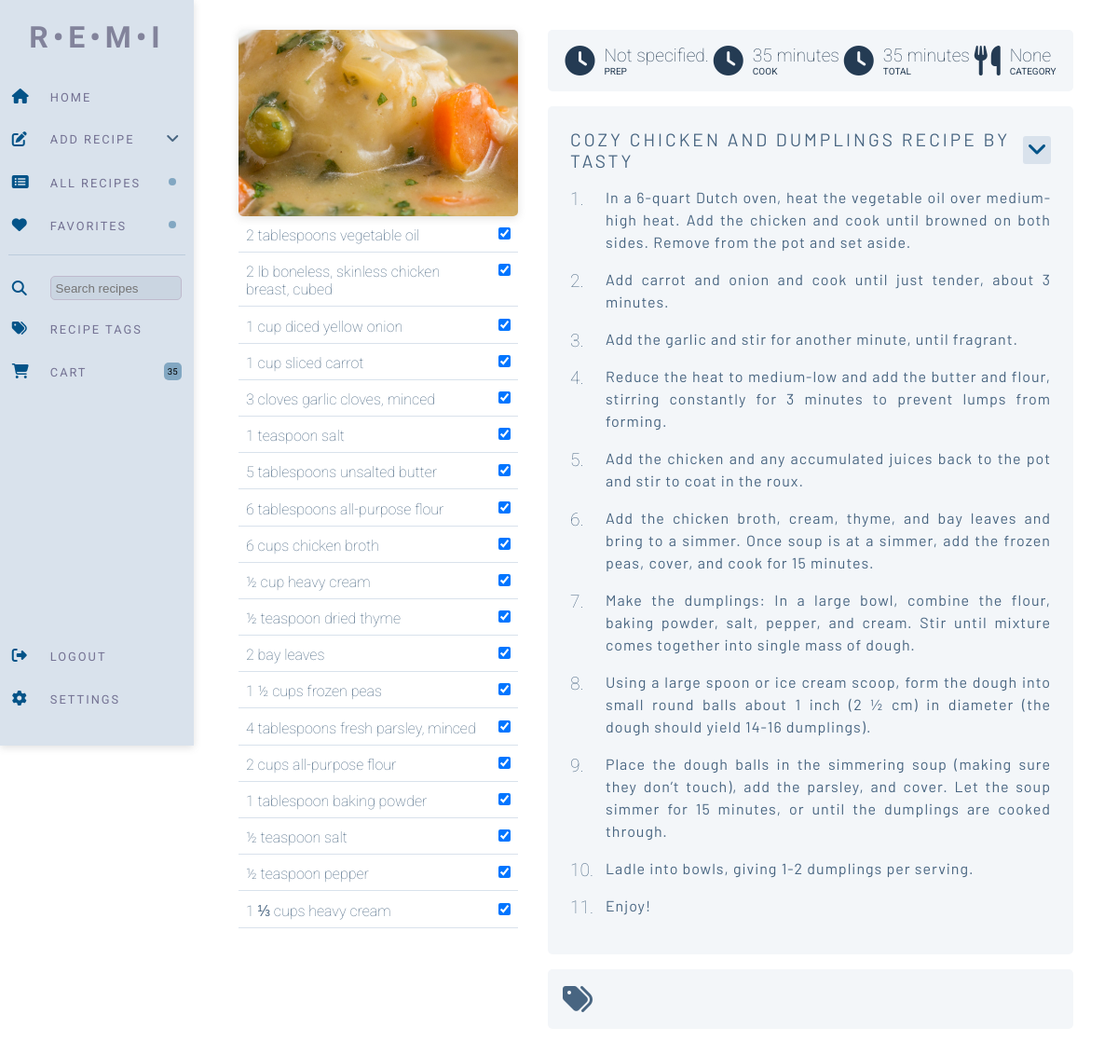
The page /random_recipe (signed in) on the database its author committed.
### website/models.py (models this page shows)
class Recipe(db.Model):
    id = db.Column(db.Integer, primary_key=True)
    uuid = db.Column(db.Integer, primary_key=False)
    username = db.Column(db.Integer, db.ForeignKey('user.id'))
    recipe_name = db.Column(db.String(200))
    prep_time = db.Column(db.Integer, primary_key=False)
    cook_time = db.Column(db.Integer, primary_key=False)
    total_time = db.Column(db.Integer, primary_key=False)
    ingredients = db.Column(db.String())
    servings = db.Column(db.String())
    ingredients_quantity = db.Column(db.String())
    ingredients_measurement = db.Column(db.String())
    instructions = db.Column(db.String())
    instructions_json = db.Column(db.String())
    original_url = db.Column(db.String())
    date_parsed = db.Column(db.String())
    image = db.Column(db.String())
    favorite = db.Column(db.Boolean, default=False)
    category = db.Column(db.String())
    ingredient_list = db.relationship('Ingredients')
    tags = db.relationship('Tag', secondary=recipe_tag, backref='recipe')

class Ingredients(db.Model):
    id = db.Column(db.Integer, primary_key=True)
    uuid = db.Column(db.Integer, primary_key=False)
    recipe = db.Column(db.Integer, db.ForeignKey('recipe.uuid'))
    ingredient = db.Column(db.String())
    ing_type = db.Column(db.String(), default="misc")
    ing_display = db.Column(db.String(), default="Misc.")

### website/views.py (the view, shortened to what this page needs)
@views.route('/random_recipe', methods=['POST', 'GET'])
@login_required
def random_recipe():
    shopping_list = ShoppingList.query.filter_by(username=current_user.id).count()
    recipe = Recipe.query.filter_by(username=current_user.id).group_by(func.random()).first()
    ingredients = Ingredients.query.filter_by(uuid=recipe.uuid).all()
    instructions_json = json.loads(recipe.instructions_json)
    return render_template("view_recipe.html", recipe=recipe, ingredients=ingredients, user=current_user,
                           shopping_list=shopping_list, view_id=recipe.uuid, instructions_json=instructions_json)

### website/__init__.py (called while the page is built)
def create_app():
    app = Flask(__name__)
    app.config['SECRET_KEY'] = 'sdf897sdf987'
    app.config['SQLALCHEMY_DATABASE_URI'] = f'sqlite:///{DB_NAME}'
    db.init_app(app)
    migrate.init_app(app, db)
    from .views import views
    from .auth import auth
    app.register_blueprint(views, url_prefix='/')
    app.register_blueprint(auth, url_prefix='/')
    from .models import User, Recipe
    with app.app_context():
        db.create_all()
    login_manager = LoginManager()
    login_manager.login_view = 'auth.login'
    login_manager.init_app(app)
    @login_manager.user_loader
    def load_user(id):
        return User.query.get(int(id))
    return app

### website/templates/view_recipe.html (shortened to what this page needs)
{% extends "base.html" %}  {% block content %}
<form method="POST">
<div class="view-recipe">
  <div class="ingredient-list">
    <img
    class="instruction-img"
    src="{{ url_for('static', filename='images/' + recipe.image) }}"
  />
    {% for ingredient in ingredients %}
    <div class="ingredient-wrapper">
      <div class="ingredient">
        {{ ingredient.ingredient }}<input
      </div>
      <div class="ingredient-check">
        <input
          type="checkbox"
          value="{{ ingredient.ingredient }}"
          id="ingredients"
          name="ingredients"
          checked
        />
      </div>
    </div>
    {% endfor %}
  </div>
  <div class="recipe-instructions">
    <div class="information-wrapper">
          <div class="recipe-icons">
            <i class="fa-solid fa-clock fa-2x"></i>
            <p>{{ recipe.prep_time }}</p>
            <span class="stat-title">Prep</span>
          </div>
          <div class="recipe-icons">
            <i class="fa-solid fa-clock fa-2x"></i>
            <p>{{ recipe.cook_time }}</p>
            <span class="stat-title">Cook</span>
          </div>
          <div class="recipe-icons">
            <i class="fa-solid fa-clock fa-2x"></i>
            <p>{{ recipe.total_time }}</p>
            <span class="stat-title">Total</span>
          </div>
          <div class="recipe-icons">
            <i class="fa-solid fa-utensils fa-2x"></i>
            <p>{{ recipe.category }}</p>
            <span class="stat-title">Category</span>
          </div>
    </div>
    <div class="recipe-grid-wrapper">
      <div class="recipe-menu-wrapper">
        <div class="recipe-title">{{ recipe.recipe_name }}</div>
        <div class="recipe-dropdown">
          <div class="recipe-menu" onclick="menutoggle()">
            <i class="fa-solid fa-angle-down fa-xl"></i>
          </div>
        </div>
      </div>
      {% for key,value in instructions_json.items() %}
      <div class="counter"><span class="number">{{ loop.index }}.</span></div>
      <div class="step">{{ value }}</div>
      {% endfor %}
    </div>
    <div class="tags-wrapper">
      <div class="tag-icon"><i class="fa-solid fa-tags fa-2x"></i></div>
    </div>
  </div>
</div>
</form>
{% endblock %}

### website/static/css/index.css (style rules this page uses)
* { margin: 0; padding: 0; box-sizing: border-box; }
body { position: relative; }
:root { --nav-background: #D9E2EC; --main-background: white; --logo-color: rgba(49, 41, 77, 0.512); --nav-items-color: #486581; --nav-icon-color: #035388; --nav-items-hover: #BCCCDC; --nav-text-color: rgba(68, 60, 104, 0.678); --search-input-color: #c1cdda92; --pill-background: #31719b85; --recipe-card-background: #F0F4F8; --primary-button: #035388; --secondary-button: #D9E2EC; --recipe-tag-background: #f0f4f8e5; --instructions-background: #f0f4f8c7; --modal-delete: #AB091E; }
.view-recipe { display: grid; grid-template-columns: 300px 1fr; gap: 2rem; margin: 2rem; margin-left: 3rem; margin-right: 3rem; }
.ingredient-list { display: flex; gap: .2rem; flex-direction: column; }
.ingredient-wrapper { display: grid; grid-template-columns: 1fr auto; border-bottom: 1px solid; border-color: #D9E2EC; }
.ingredient { font-family: 'Roboto', sans-serif; color: var(--nav-items-color); font-weight: 100; padding: .5rem; }
.ingredient-check { padding: .5rem; }
.recipe-instructions { display: flex; flex-direction: column; gap: 1rem; }
.recipe-grid-wrapper { background-color: var(--instructions-background); border-radius: 5px; padding: 1.5rem; display: grid; grid-template-columns: auto 1fr; grid-auto-flow: row; }
.instruction-img { width: 100%; height: 200px; object-fit: cover; border-radius: 5px; box-shadow: rgba(99, 99, 99, 0.2) 0px 2px 8px 0px; }
.recipe-menu-wrapper { display: grid; grid-template-columns: 1fr auto; gap: .5rem; width: 100%; grid-column: 1 / span 2; align-items:center; justify-content: end; margin-bottom: 1rem; position: relative; }
.recipe-menu { background-color: var(--nav-background); color: var(--nav-icon-color); border-radius: 3px; width: 30px; height: 30px; display: grid; align-items: center; justify-content: center; }
.recipe-title { font-family: 'Barlow', sans-serif; text-transform: uppercase; letter-spacing: 3px; font-size: 1.2rem; color: var(--nav-items-color); }
.counter { padding: 0; font-family: 'Roboto', sans-serif; color: var(--nav-items-color); font-size: 1.2rem; font-weight: 100; margin-right: .8rem; margin-top: 2px; }
.step { padding: 0; font-family: 'Barlow', sans-serif; color: var(--nav-items-color); letter-spacing: 1px; margin-bottom: 1rem; text-align: justify; line-height: 1.5; }
.information-wrapper { margin-top: 0; padding: 1rem; display: flex; background-color: #f3f6f9; border-radius: 5px; justify-content: space-around; }
.tags-wrapper { margin-top: 0; padding: 1rem; display: flex; background-color: #f3f6f9; border-radius: 5px; align-items: center; }
.tag-icon { color: var(--nav-items-color); margin-right: 1rem; }
.stat-title { grid-column-start: 2; }
.recipe-icons { color: #243B53; display: grid; grid-template-columns: auto 1fr; grid-auto-flow: row; align-items: center; justify-content: center; }
.recipe-icons i { grid-row: 1 / span 2; margin-right: 10px; }
.recipe-icons p { font-family: 'Roboto', sans-serif; font-size: 1.2rem; font-weight: 100; }
.recipe-icons span { font-family: 'Roboto', sans-serif; text-transform: uppercase; font-size: 10px; }

### rows shown on the page
Recipe: image (picture), prep_time "Not specified.", cook_time "35 minutes", total_time "35 minutes", category "None", recipe_name "COZY CHICKEN AND DUMPLINGS RECIPE BY TASTY"
Ingredients: ingredient "2 tablespoons vegetable oil"
Ingredients: ingredient "2 lb boneless, skinless chicken breast, cubed"
Ingredients: ingredient "1 cup diced yellow onion"
Ingredients: ingredient "1 cup sliced carrot"
Ingredients: ingredient "3 cloves garlic cloves, minced"
Ingredients: ingredient "1 teaspoon salt"
Ingredients: ingredient "5 tablespoons unsalted butter"
Ingredients: ingredient "6 tablespoons all-purpose flour"
Ingredients: ingredient "6 cups chicken broth"
Ingredients: ingredient "½ cup heavy cream"
Ingredients: ingredient "½ teaspoon dried thyme"
Ingredients: ingredient "2 bay leaves"
Ingredients: ingredient "1 ½ cups frozen peas"
Ingredients: ingredient "4 tablespoons fresh parsley, minced"
Ingredients: ingredient "2 cups all-purpose flour"
Ingredients: ingredient "1 tablespoon baking powder"
Ingredients: ingredient "½ teaspoon salt"
Ingredients: ingredient "½ teaspoon pepper"
Ingredients: ingredient "1 ⅓ cups heavy cream"

### other values the page prints
{{ shopping_list }} "35"
{{ value }} "In a 6-quart Dutch oven, heat the vegetable oil over medium-high heat. Add the chicken and cook until browned on both sides. Remove from the pot and set aside." "Add carrot and onion and cook until just tender, about 3 minutes." "Add the garlic and stir for another minute, until fragrant." "Reduce the heat to medium-low and add the butter and flour, stirring constantly for 3 minutes to prevent lumps from forming." "Add the chicken and any accumulated juices back to the pot and stir to coat in the roux." "Add the chicken broth, cream, thyme, and bay leaves and bring to a simmer. Once soup is at a simmer, add the frozen peas, cover, and cook for 15 minutes." "Make the dumplings: In a large bowl, combine the flour, baking powder, salt, pepper, and cream. Stir until mixture comes together into single mass of dough." "Using a large spoon or ice cream scoop, form the dough into small round balls about 1 inch (2 ½ cm) in diameter (the dough should yield 14-16 dumplings)." "Place the dough balls in the simmering soup (making sure they don’t touch), add the parsley, and cover. Let the soup simmer for 15 minutes, or until the dumplings are cooked through." "Ladle into bowls, giving 1-2 dumplings per serving." "Enjoy!"
